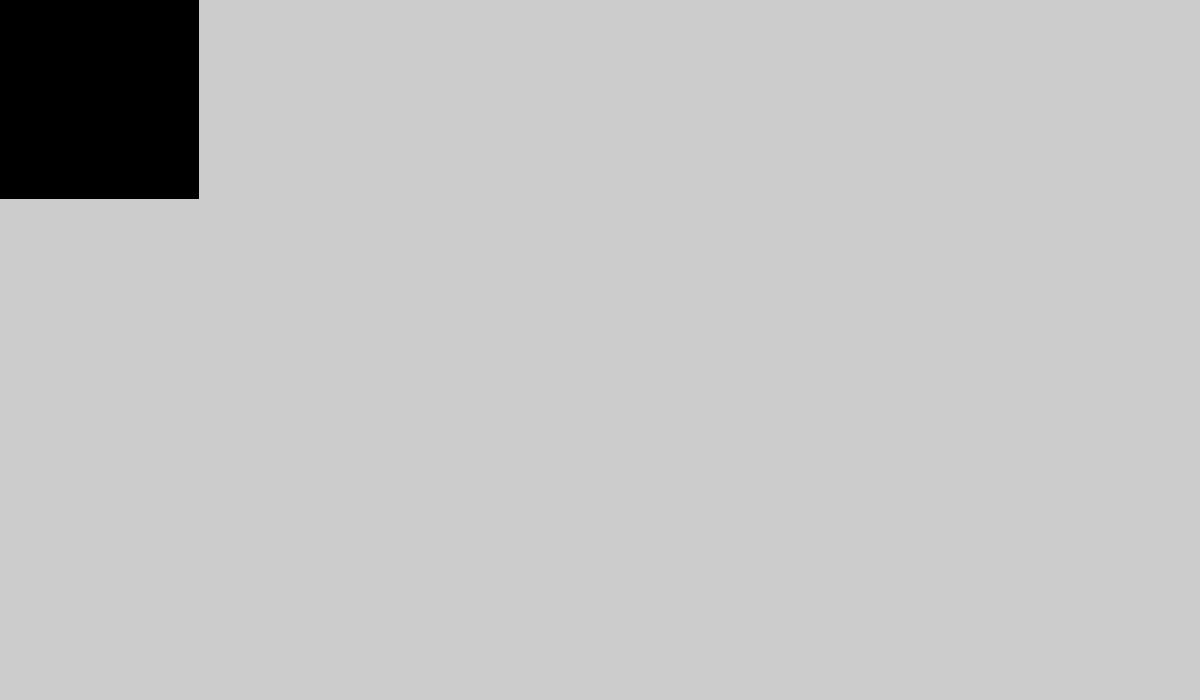
Frame 1 (no input)
Frame 60 (the mouse pressed at the canvas centre just before this capture): identical to frame 1, image omitted
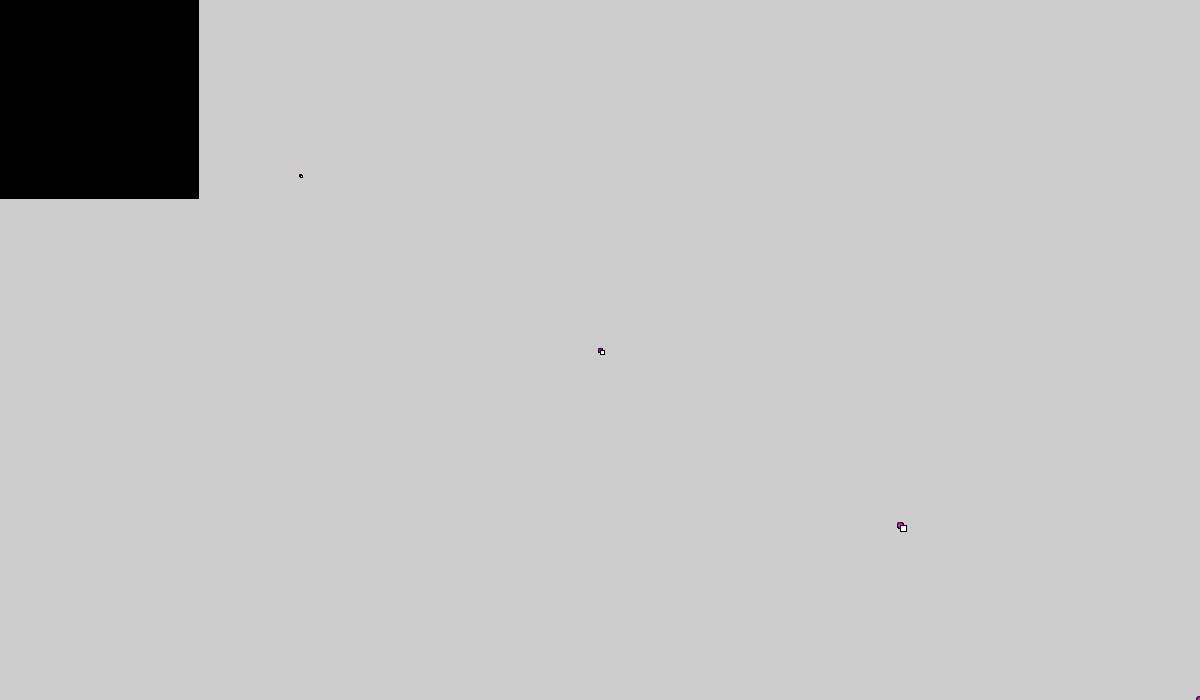
Frame 120 (the mouse held since frame 60 and released just before this capture)

The Processing sketch that drew these frames (run headless with seeded random() and noise(); from frame 60 on, the mouse is pressed at the canvas centre):

// Processing sketch: processing_172348
// ── processing_172348.pde

int [] sea = new int[100];
void setup (){
  size(1200,700);
}    
void draw(){
  for (int i = 0; i < 100; i++){
    sea[i] = i*2;
    fill(mouseX*1,5,mouseY*1.5,mouseX+mouseY);
    ellipse(i*mouseX/2,i*mouseY/2,sea[i],sea[i]);
      fill(mouseX+mouseY,mouseY*1.5,mouseX+mouseY);
      rect(i*mouseX/2,i*mouseY/2,sea[i],sea[i]);
  }
}
